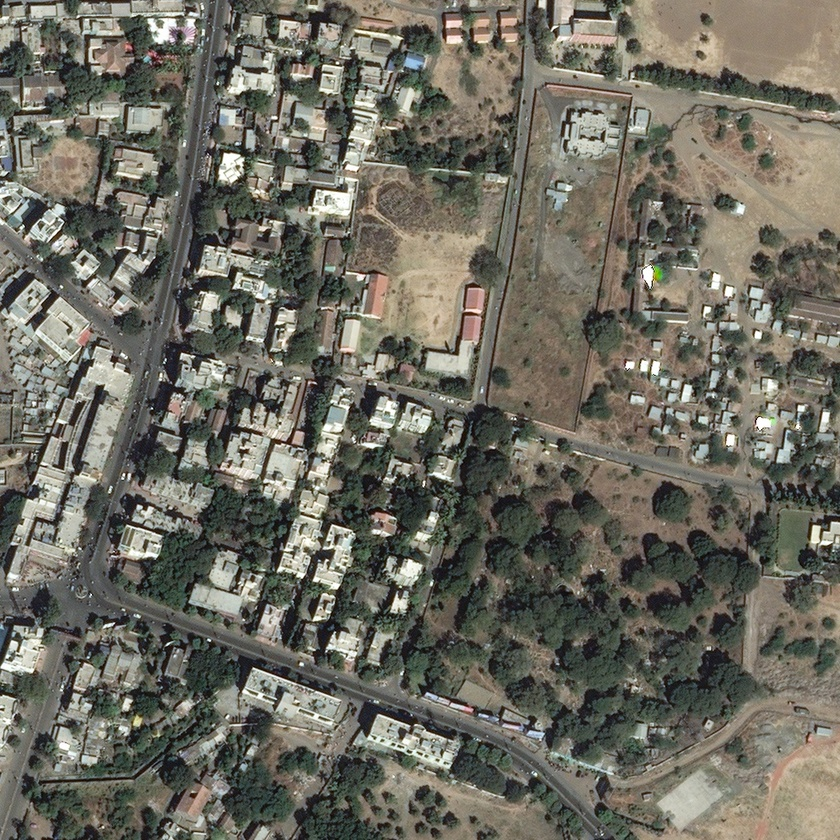
#> input picture Final_Task/test_1.jpg, 840 x 840 px, shrunk from 1024 x 1024 before the run
$ python sliders_road_segmentation.py
#> lines starting #> are read from the running program, lines starting #| are printed output that depends on the picture; after the words box and inside, x2 and y2 are one past the last pixel; in counts of white or black regions, pixels touching at a corner belong together
import cv2
import numpy as np

def nothing(x):
    pass

# Load your topdown image
image = cv2.imread('test_1.jpg')
#> image is the input picture: shape (840, 840, 3); mean B, G, R 96.6, 107.6, 109.4
blurred_img = cv2.GaussianBlur(image, (5,5), 0)
hsv = cv2.cvtColor(blurred_img, cv2.COLOR_BGR2HSV)
#> hsv: shape (840, 840, 3); mean H, S, V 38.3, 38, 112.1

height, width = image.shape[:2]
#> height = 840; width = 840
img_area = height * width
#> img_area = 705600

cv2.namedWindow('Road Segmentation')

# Create trackbars
cv2.createTrackbar('H Low', 'Road Segmentation', 0, 180, nothing)
cv2.createTrackbar('H High', 'Road Segmentation', 180, 180, nothing)
cv2.createTrackbar('S Low', 'Road Segmentation', 0, 255, nothing)
cv2.createTrackbar('S High', 'Road Segmentation', 80, 255, nothing)
cv2.createTrackbar('V Low', 'Road Segmentation', 50, 255, nothing)
cv2.createTrackbar('V High', 'Road Segmentation', 200, 255, nothing)
cv2.createTrackbar('Open K', 'Road Segmentation', 3, 15, nothing)
cv2.createTrackbar('Close K', 'Road Segmentation', 7, 15, nothing)

while True:
    h_low = cv2.getTrackbarPos('H Low', 'Road Segmentation')
    h_high = cv2.getTrackbarPos('H High', 'Road Segmentation')
    s_low = cv2.getTrackbarPos('S Low', 'Road Segmentation')
    s_high = cv2.getTrackbarPos('S High', 'Road Segmentation')
    v_low = cv2.getTrackbarPos('V Low', 'Road Segmentation')
    v_high = cv2.getTrackbarPos('V High', 'Road Segmentation')
    open_k = max(1, cv2.getTrackbarPos('Open K', 'Road Segmentation'))
    close_k = max(1, cv2.getTrackbarPos('Close K', 'Road Segmentation'))

    mask = cv2.inRange(hsv, (h_low, s_low, v_low), (h_high, s_high, v_high))
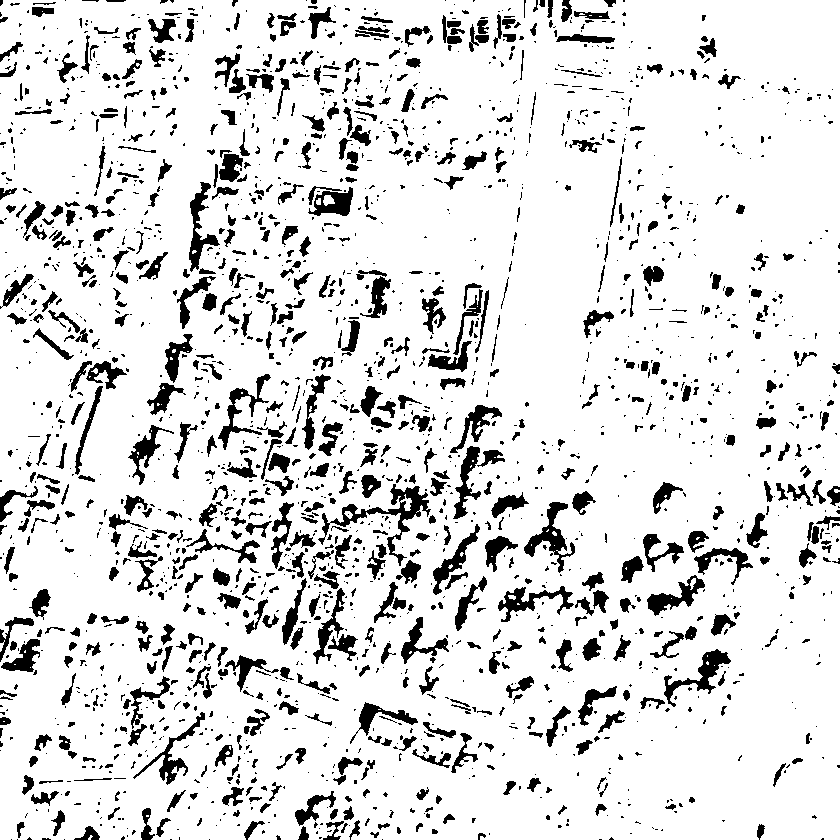
#> mask: shape (840, 840); 87.3% white; 2225 black regions (1488 under 20 px), largest, box (x1, y1, x2, y2) and area: (318, 484, 431, 566) 1607, (524, 502, 575, 573) 1035, (664, 649, 731, 707) 987

    kernel_open = np.ones((open_k, open_k), np.uint8)
    kernel_close = np.ones((close_k, close_k), np.uint8)
    opened = cv2.morphologyEx(mask, cv2.MORPH_OPEN, kernel_open)
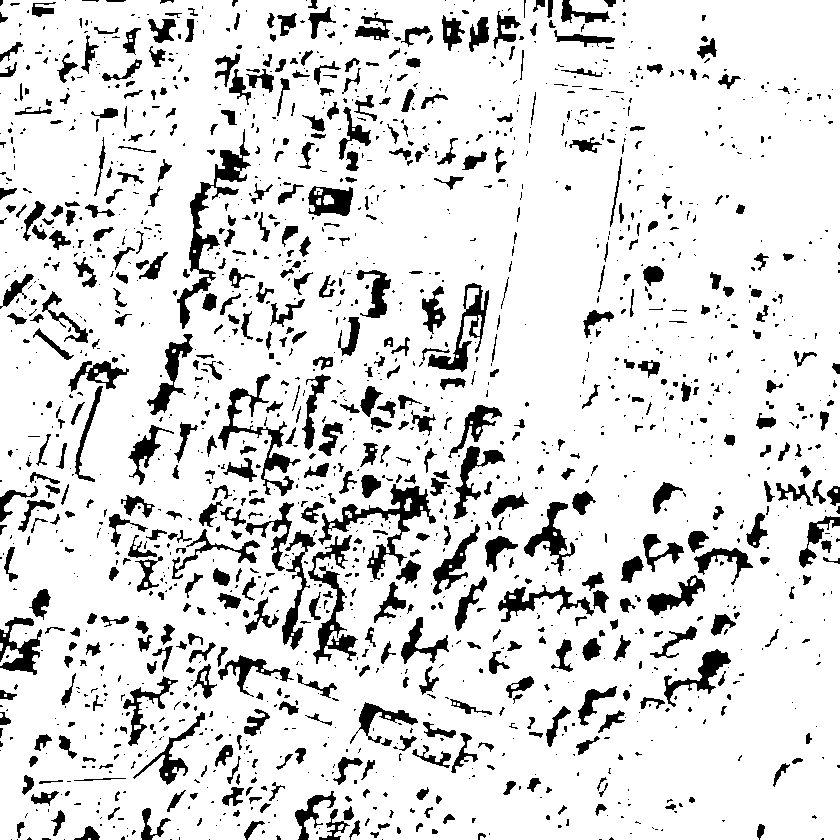
#> opened: shape (840, 840); 86.5% white; 1758 black regions (1160 under 20 px), largest, box (x1, y1, x2, y2) and area: (177, 129, 251, 329) 2477, (318, 484, 436, 580) 2237, (218, 374, 301, 496) 1800
    cleaned = cv2.morphologyEx(opened, cv2.MORPH_CLOSE, kernel_close)
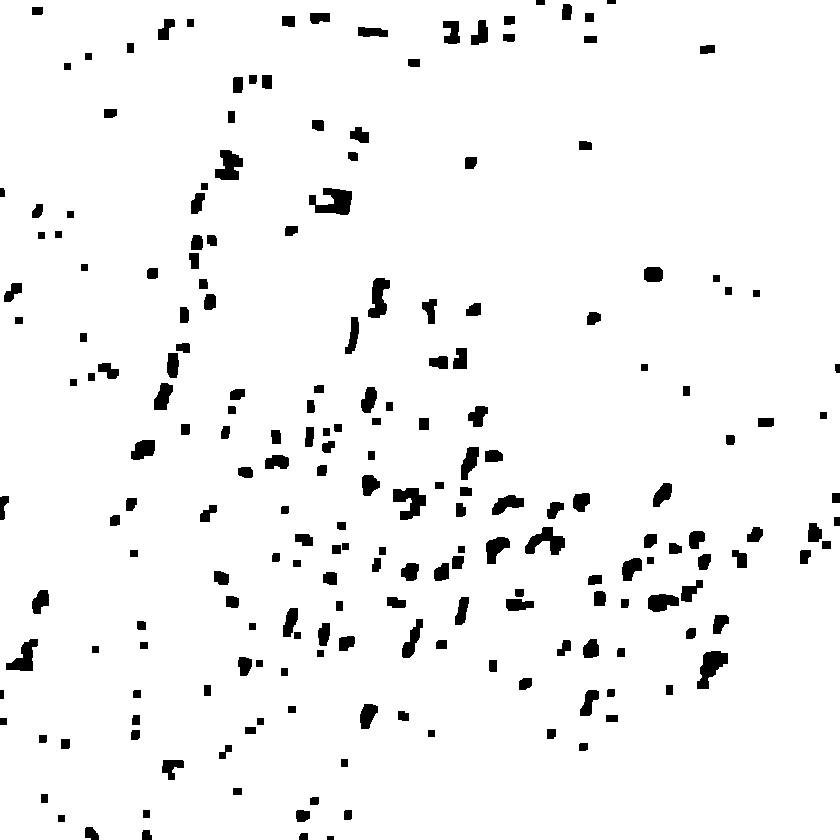
#> cleaned: shape (840, 840); 95.6% white; 210 black regions

    contours, _ = cv2.findContours(cleaned, cv2.RETR_TREE, cv2.CHAIN_APPROX_SIMPLE)
#> contours = 198 contours; largest, box (x1, y1, x2, y2) and area: (0, 0, 840, 840) 703005, (308, 187, 353, 216) 806, (392, 487, 427, 521) 704, (696, 650, 729, 690) 704, (524, 526, 566, 556) 658
    overlay = image.copy()

    for cnt in contours:
        area = cv2.contourArea(cnt)
        x, y, w, h = cv2.boundingRect(cnt)
        aspect_ratio = h/float(w)

        if img_area*0.045 < area < img_area*0.3:
            if 0.77 < aspect_ratio < 1.33:
                cv2.drawContours(overlay, [cnt], -1, (0, 0, 255), thickness=-1)
#> this loop made 198 passes
#> (area, x, y, w, h, aspect_ratio) on passes 1 to 3: (703005, 0, 0, 840, 840, 1), (62, 57, 814, 9, 9, 1), (94, 343, 809, 10, 12, 1.2)

    combined = cv2.hconcat([overlay, cv2.cvtColor(cleaned, cv2.COLOR_GRAY2BGR), cv2.cvtColor(mask, cv2.COLOR_GRAY2BGR)])
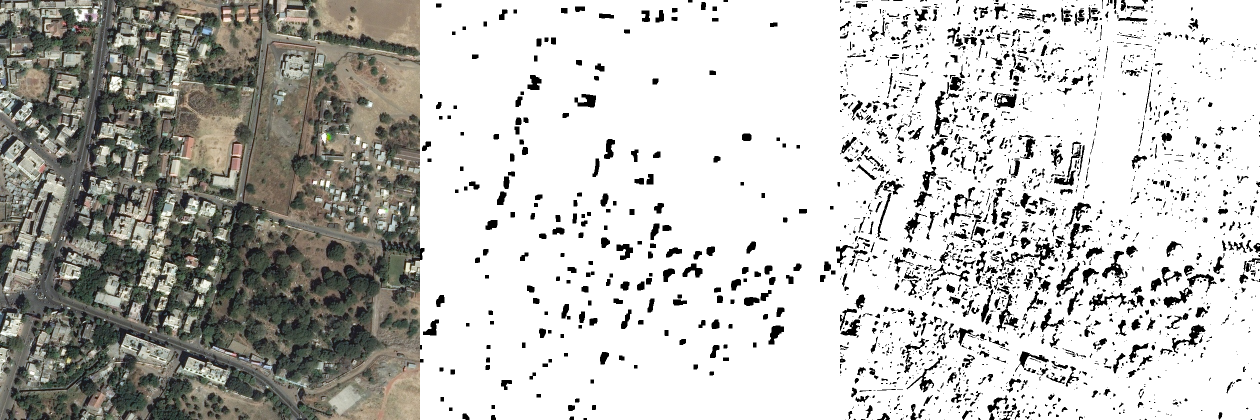
#> combined: shape (840, 2520, 3) (shown at 1/2 size); mean B, G, R 187.6, 191.3, 191.9
    cv2.imshow('Road Segmentation', combined)

    if cv2.waitKey(1) & 0xFF == ord('q'):
        # Save final parameters when quitting
#> (key q is pressed here)
        print(f"Final params: H({h_low},{h_high}) S({s_low},{s_high}) V({v_low},{v_high})")
        print(f"Open kernel: {open_k}, Close kernel: {close_k}")
        break

cv2.destroyAllWindows()
## Best Values without size shape filtering
# H Low: 0
# H High:180
# S Low: 0
# S High: 50
# V Low: 10
# V High: 255
# Open K: 10
# Close K: 4

$ run again, with Final_Task/test_4.png saved as Final_Task/test_1.jpg
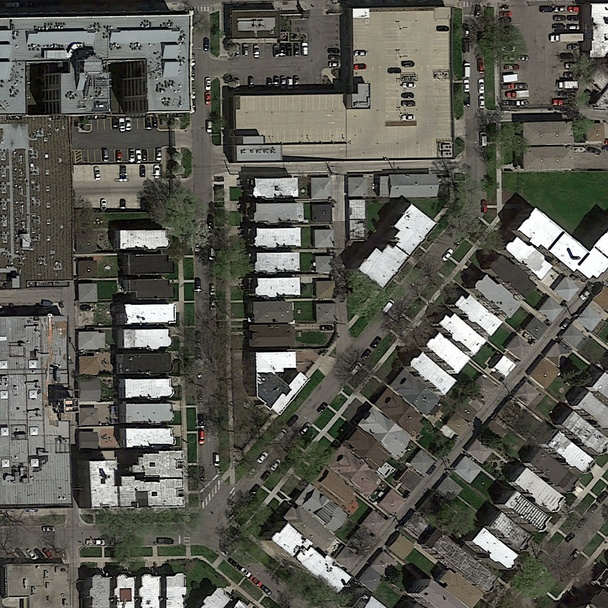
#> input picture Final_Task/test_4.png, 608 x 608 px
#> image is the input picture: shape (608, 608, 3); mean B, G, R 82.5, 90.5, 90.8
#> hsv: shape (608, 608, 3); mean H, S, V 36.5, 35, 92.7
#> `mask = cv2.inRange(hsv, (h_low, s_low, v_low), (h_high, s_high, v_high))`:
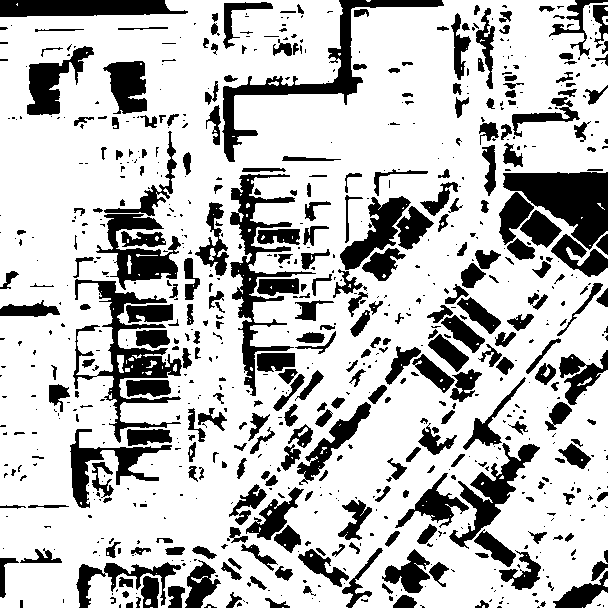
#> mask: shape (608, 608); 74.6% white; 802 black regions (486 under 20 px), largest, box (x1, y1, x2, y2) and area: (503, 172, 608, 250) 4611, (73, 279, 182, 443) 4165, (222, 0, 444, 162) 4104
#> opened: shape (608, 608); 73.2% white; 559 black regions (341 under 20 px), largest, box (x1, y1, x2, y2) and area: (70, 257, 192, 508) 10093, (499, 169, 608, 277) 8405, (230, 168, 336, 411) 7735
#> cleaned: shape (608, 608); 81.3% white; 144 black regions
#> contours = 130 contours, 5 with area under 20; largest, box (x1, y1, x2, y2) and area: (0, 0, 608, 608) 348106, (97, 280, 174, 404) 4700, (340, 197, 431, 282) 3740, (462, 444, 537, 565) 2978, (241, 321, 305, 389) 1948
#> the loop `for cnt in contours:` made 130 passes
#> (area, x, y, w, h, aspect_ratio) on passes 3, 5, 6, 7, 8, 9, 10, 11: (26, 592, 244, 10, 9, 0.9), (348106, 0, 0, 608, 608, 1), (79, 231, 596, 10, 10, 1), (118, 118, 578, 16, 9, 0.562), (199.5, 329, 569, 17, 17, 1), (152.5, 276, 568, 17, 11, 0.647), (190, 429, 563, 16, 16, 1), (257.5, 152, 563, 25, 14, 0.56)
#> `combined = cv2.hconcat([overlay, cv2.cvtColor(cleaned, cv2.COLOR_GRAY2..`:
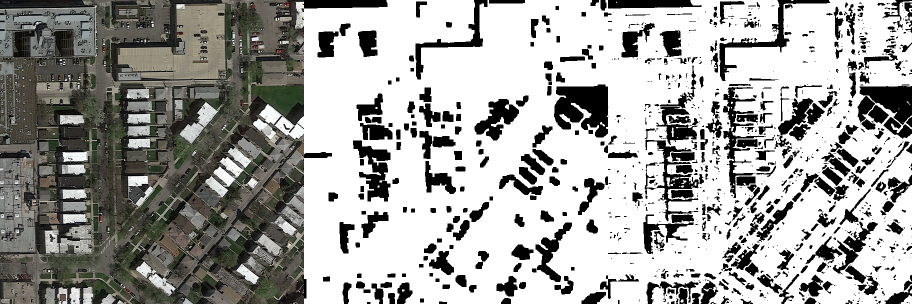
#> combined: shape (608, 1824, 3) (shown at 1/2 size); mean B, G, R 160.1, 162.7, 162.8

$ run again, with Final_Task/topdown_image.png saved as Final_Task/test_1.jpg
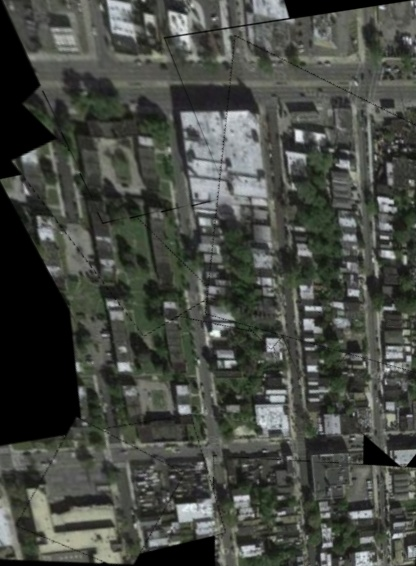
#> input picture Final_Task/topdown_image.png, 416 x 566 px
#> image is the input picture: shape (566, 416, 3); mean B, G, R 66.8, 73, 69.9
#> hsv: shape (566, 416, 3); mean H, S, V 45.9, 27.9, 73.4
#> `mask = cv2.inRange(hsv, (h_low, s_low, v_low), (h_high, s_high, v_high))`:
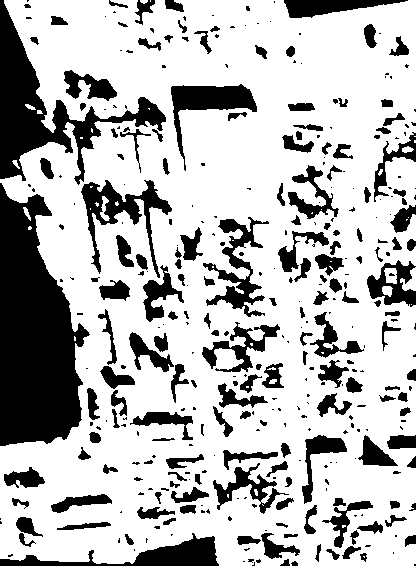
#> mask: shape (566, 416); 72.8% white; 364 black regions (192 under 20 px), largest, box (x1, y1, x2, y2) and area: (0, 183, 90, 446) 15585, (0, 0, 166, 185) 7602, (81, 180, 172, 278) 2446
#> opened: shape (566, 416); 72.4% white; 307 black regions (156 under 20 px), largest, box (x1, y1, x2, y2) and area: (0, 183, 90, 446) 15628, (0, 0, 166, 185) 7985, (81, 180, 184, 322) 3367
#> cleaned: shape (566, 416); 80.1% white; 104 black regions
#> contours = 92 contours, 1 with area under 20; largest, box (x1, y1, x2, y2) and area: (0, 0, 416, 566) 207681, (170, 85, 256, 111) 1956, (81, 183, 140, 221) 1302, (73, 111, 100, 149) 675, (305, 435, 346, 455) 638
#> the loop `for cnt in contours:` made 92 passes
#> (area, x, y, w, h, aspect_ratio) on passes 1 to 8: (23, 26, 104, 9, 6, 0.667), (207681, 0, 0, 416, 566, 1.36), (287, 264, 540, 21, 19, 0.905), (92, 334, 536, 10, 12, 1.2), (121.5, 237, 535, 15, 10, 0.667), (86.5, 372, 523, 11, 10, 0.909), (254.5, 16, 517, 19, 17, 0.895), (248, 331, 515, 18, 18, 1)
#> `combined = cv2.hconcat([overlay, cv2.cvtColor(cleaned, cv2.COLOR_GRAY2..`:
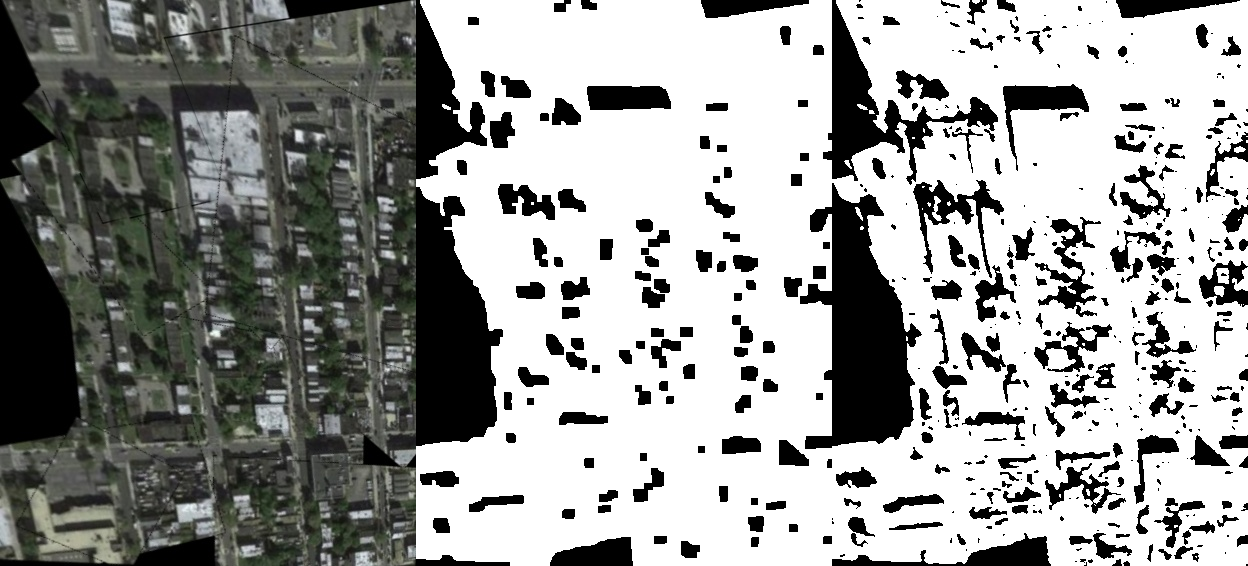
#> combined: shape (566, 1248, 3); mean B, G, R 152.2, 154.3, 153.3
